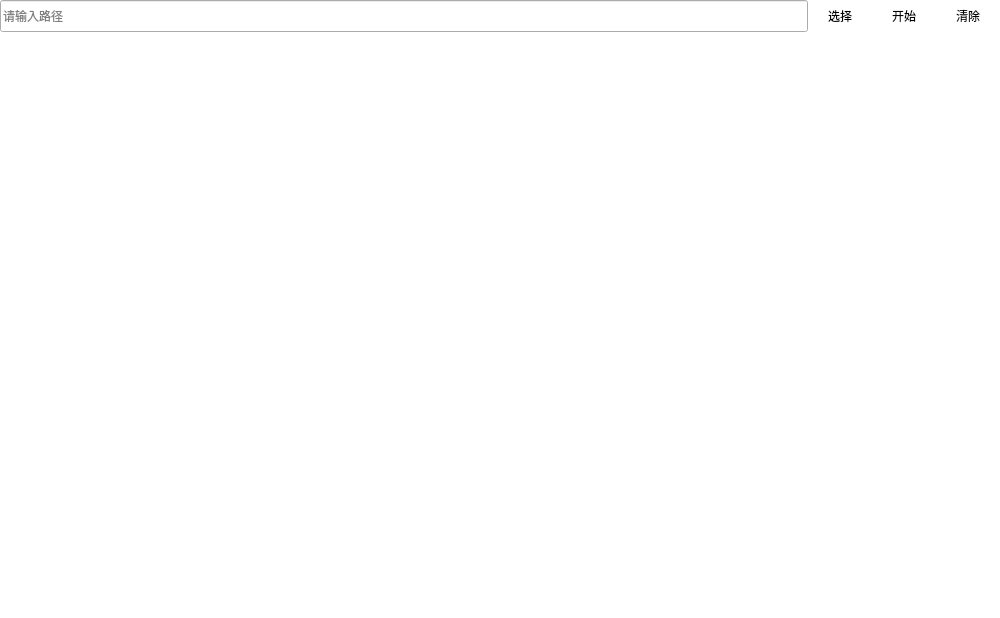
<?xml version="1.0" encoding="UTF-8"?>
<ui version="4.0">
    <class>GarbageCleaning</class>
    <widget class="QWidget" name="GarbageCleaning">
        <property name="geometry">
            <rect>
                <x>0</x>
                <y>0</y>
                <width>1000</width>
                <height>618</height>
            </rect>
        </property>
        <property name="windowTitle">
            <string>GarbageCleaning</string>
        </property>
        <property name="styleSheet">
            <string notr="true">QWidget#GarbageCleaning
                {
                background-color:white
                }
            </string>
        </property>
        <widget class="QLineEdit" name="lineEdit_path">
            <property name="geometry">
                <rect>
                    <x>0</x>
                    <y>0</y>
                    <width>808</width>
                    <height>32</height>
                </rect>
            </property>
            <property name="placeholderText">
                <string>请输入路径</string>
            </property>
        </widget>
        <widget class="QPushButton" name="pushButton_start">
            <property name="geometry">
                <rect>
                    <x>872</x>
                    <y>0</y>
                    <width>64</width>
                    <height>32</height>
                </rect>
            </property>
            <property name="styleSheet">
                <string notr="true">QPushButton#pushButton_start
                    {
                    border:0px solid rgb(16,124,16);
                    background-color:white
                    }
                    QPushButton#pushButton_start:hover
                    {
                    border:2px solid rgb(16,124,16);
                    border-color:green
                    }
                    QPushButton#pushButton_start:pressed
                    {
                    background-color:rgb(195, 195, 195)
                    }
                </string>
            </property>
            <property name="text">
                <string>开始</string>
            </property>
        </widget>
        <widget class="QPushButton" name="pushButton_del">
            <property name="geometry">
                <rect>
                    <x>936</x>
                    <y>0</y>
                    <width>64</width>
                    <height>32</height>
                </rect>
            </property>
            <property name="styleSheet">
                <string notr="true">QPushButton#pushButton_del
                    {
                    border:0px solid rgb(16,124,16);
                    background-color:white
                    }
                    QPushButton#pushButton_del:hover
                    {
                    border:2px solid rgb(16,124,16);
                    border-color:green
                    }
                    QPushButton#pushButton_del:pressed
                    {
                    background-color:rgb(195, 195, 195)
                    }
                </string>
            </property>
            <property name="text">
                <string>清除</string>
            </property>
        </widget>
        <widget class="QPushButton" name="pushButton_choose">
            <property name="geometry">
                <rect>
                    <x>808</x>
                    <y>0</y>
                    <width>64</width>
                    <height>32</height>
                </rect>
            </property>
            <property name="styleSheet">
                <string notr="true">QPushButton#pushButton_choose
                    {
                    border:0px solid rgb(16,124,16);
                    background-color:white
                    }
                    QPushButton#pushButton_choose:hover
                    {
                    border:2px solid rgb(16,124,16);
                    border-color:green
                    }
                    QPushButton#pushButton_choose:pressed
                    {
                    background-color:rgb(195, 195, 195)
                    }
                </string>
            </property>
            <property name="text">
                <string>选择</string>
            </property>
        </widget>
        <widget class="QListWidget" name="listWidget_result">
            <property name="geometry">
                <rect>
                    <x>0</x>
                    <y>32</y>
                    <width>1000</width>
                    <height>586</height>
                </rect>
            </property>
            <property name="contextMenuPolicy">
                <enum>Qt::CustomContextMenu</enum>
            </property>
            <property name="styleSheet">
                <string notr="true">QListWidget#listWidget_result
                    {
                    border:none
                    }
                </string>
            </property>
        </widget>
    </widget>
    <resources/>
    <connections/>
</ui>
